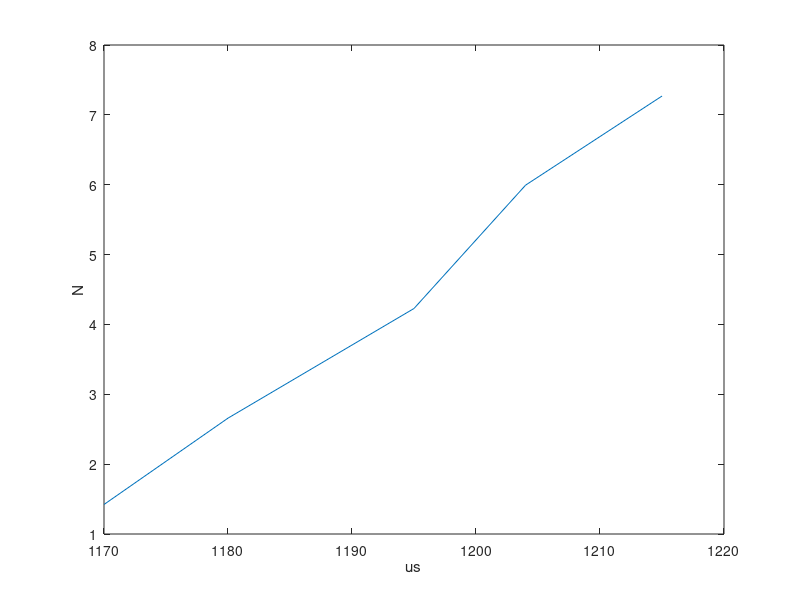

MATLAB code for this plot:
%%%%Figuring out slope to ms impulse
clear
clc
close all

%%%Mass of quad
m = 0.6; %mass of quad kg
Weight = m*9.81

%%%Rotors off 
Nominal_weight = 941*9.81/1000;

Force_On_Scale = [796 670 510 330 200]*9.81/1000;

Throttle_impulse = [1170 1180 1195 1204 1215];

Thrust_from_rotors = -(Force_On_Scale-Nominal_weight);

plot(Throttle_impulse,Thrust_from_rotors)

xlabel('us')

ylabel('N')


